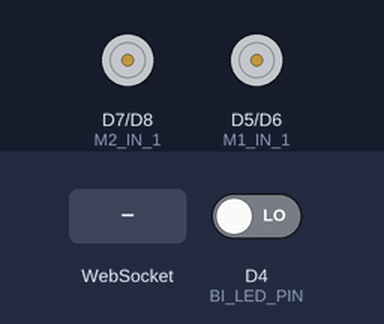
The sketch below on a simulated ESP8266 (NodeMCU). Parts: motor-driver pin pairs drawn as motors (green arrow = first pin HIGH = forward, orange = second pin HIGH = backward, longer = more drive). The test bench sets the inputs (shaded band); at power-on: D4 (BI_LED_PIN) LOW. WiFi joins after 1.5 s; servers stay silent unless stated; what the sketch prints to the serial monitor is not drawn.

Above: at 2.7 s.
2.8 s: WebSocket text "A" received
At 4.0 s:
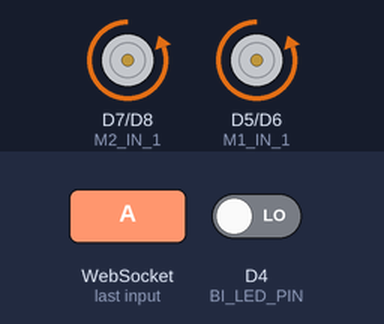
4.3 s: WebSocket text "L" received
At 5.3 s:
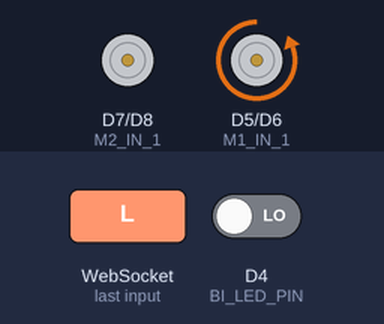
5.8 s: WebSocket text "R" received
At 6.4 s:
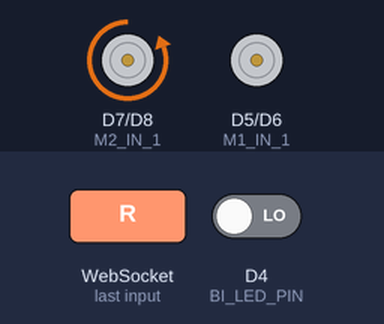
Timing chart, 0 to 8.8 s (numbered marks = the images above; inputs shaded):
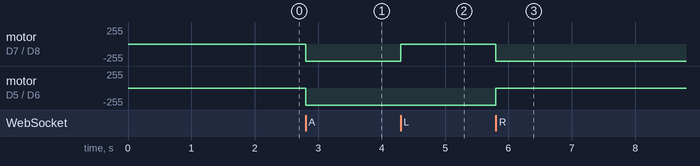

Measured:
- after the input at 2.8 s, motor on D7 (M2_IN_1) / D8 (M2_IN_2), motor on D5 (M1_IN_1) / D6 (M1_IN_2): stopped → backward 255/255 at once
- after the input at 4.3 s, motor on D7 (M2_IN_1) / D8 (M2_IN_2): backward 255/255 → stopped at once
- after the input at 5.8 s, motor on D7 (M2_IN_1) / D8 (M2_IN_2): stopped → backward 255/255 at once; motor on D5 (M1_IN_1) / D6 (M1_IN_2): backward 255/255 → stopped at once

The sketch:

esp8266_WebSocket_m.ino
```cpp
#include <ESP8266WiFi.h>
#include <WiFiClient.h>
#include <WebSocketsServer.h>
#include <Hash.h>
#include <Wire.h>
#include <BlynkSimpleEsp8266.h>

const int BI_LED_PIN = D4;

const char* ssid = "Supriya_Home";
const char* password = "apazyaea";

const int M1_IN_1 = D5;
const int M1_IN_2 = D6;

const int M2_IN_1 = D7;
const int M2_IN_2 = D8;

WebSocketsServer webSocket = WebSocketsServer(81);

void setup() {

  initSetup();

  /* =====WI-FI connection setup ==== Start ===== */

  WiFi.begin(ssid, password);
  Serial.println("");
  while (WiFi.status() != WL_CONNECTED) {
    delay(500);
    Serial.print(".");
   }

  Serial.println("");
  Serial.print("Connected to ");
  Serial.println(ssid);


  Serial.print("IP address: ");
  Serial.println(WiFi.localIP());

  /* =====WI-FI connection setup ==== End ====== */

  /* =====UDP WebSocket setup ======= Start ===== */

  webSocket.begin();
  webSocket.onEvent(webSocketEvent);

  /* =====UDP WebSocket setup ======= End ====== */
}

void loop() {
    webSocket.loop();
}

void webSocketEvent(uint8_t num, WStype_t type, uint8_t * payload, size_t length){

  if (type == WStype_TEXT){

    /* =====Fetch data from APP ======= Start ===== */

    for(int i = 0; i < length; i++) Serial.print((char) payload[i]);
    Serial.println();
    char stChar  = (char) payload[0];
    tick();
    if(stChar=='A'){
      forward();
    }else if (stChar=='B'){
      forward();
    }else if (stChar=='L'){
      turn_front_right();
    }else if (stChar=='R'){
      turn_front_left();
    }else if (stChar=='S'){
      stop_motors();
      digitalWrite(BI_LED_PIN, LOW);
    }else if (stChar=='X'){

      char botSpeed = botSpeed  = (char) payload[1];
      Wire.beginTransmission(8);
      Wire.write(botSpeed);
      Wire.endTransmission();

    }else{
      stop_motors();
    }

    /* =====Fetch data from APP ======= End ====== */
   }
}


void tick(){
  //toggle LED
  int state = digitalRead(BI_LED_PIN);
  digitalWrite(BI_LED_PIN, !state);
}


void initSetup() {
  Serial.begin(115200);

  pinMode(M1_IN_1, OUTPUT);   //Left motor
  pinMode(M1_IN_2, OUTPUT);   //Left motor
  pinMode(M2_IN_1, OUTPUT);   //Right motor
  pinMode(M2_IN_2, OUTPUT);   //Right motor
  Wire.begin(D1, D2);         //Start I2C with Arduino
  stop_motors();              //Keep the motor stop
}


void forward() {
    digitalWrite(M1_IN_1, LOW);
    digitalWrite(M1_IN_2, HIGH);
    digitalWrite(M2_IN_1, LOW);
    digitalWrite(M2_IN_2, HIGH);
}

void backward() {
    digitalWrite(M1_IN_1, HIGH);
    digitalWrite(M1_IN_2, LOW);
    digitalWrite(M2_IN_1, HIGH);
    digitalWrite(M2_IN_2, LOW);
}

void turn_right() {
  digitalWrite(M1_IN_1, LOW);
  digitalWrite(M1_IN_2, HIGH);
  digitalWrite(M2_IN_1, HIGH);
  digitalWrite(M2_IN_2, LOW);
}

void turn_front_right() {
  digitalWrite(M1_IN_1, LOW);
  digitalWrite(M1_IN_2, HIGH);
  digitalWrite(M2_IN_1, LOW);
  digitalWrite(M2_IN_2, LOW);
}

void turn_back_right() {
  digitalWrite(M1_IN_1, HIGH);
  digitalWrite(M1_IN_2, LOW);
  digitalWrite(M2_IN_1, LOW);
  digitalWrite(M2_IN_2, LOW);
}

void turn_left() {
  digitalWrite(M1_IN_1, HIGH);
  digitalWrite(M1_IN_2, LOW);
  digitalWrite(M2_IN_1, LOW);
  digitalWrite(M2_IN_2, HIGH);
}

void turn_front_left() {
  digitalWrite(M1_IN_1, LOW);
  digitalWrite(M1_IN_2, LOW);
  digitalWrite(M2_IN_1, LOW);
  digitalWrite(M2_IN_2, HIGH);
}

void turn_back_left() {
  digitalWrite(M1_IN_1, LOW);
  digitalWrite(M1_IN_2, LOW);
  digitalWrite(M2_IN_1, HIGH);
  digitalWrite(M2_IN_2, LOW);
}

void stop_motors() {
  digitalWrite(M1_IN_1, LOW);
  digitalWrite(M1_IN_2, LOW);
  digitalWrite(M2_IN_1, LOW);
  digitalWrite(M2_IN_2, LOW);
}
```
